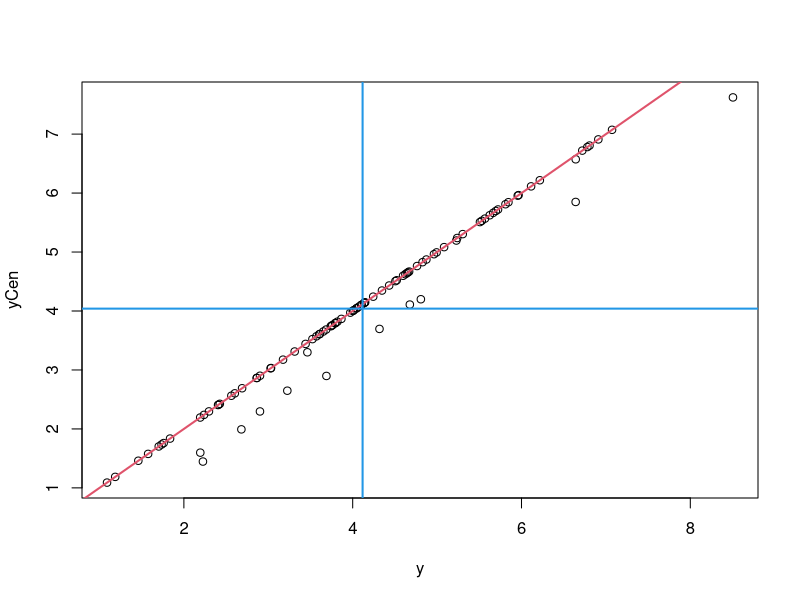

The R script that drew this image:
## ---- chunk 1
knitr::opts_chunk$set(echo = TRUE)
## ---- chunk 2
set.seed(195021)
n=100
mu=4
v=2
y=rnorm(n,mean=mu,sd=sqrt(v))
  
isCensored=runif(n)<.2
  
yCen=y
yCen[isCensored]=y[isCensored]+runif(min=-1,max=-.02,n=sum(isCensored)) 
head(cbind(isCensored,y,yCen),20)
## ---- chunk 3
plot(yCen~y);abline(a=0,b=1,col=2,lwd=2)
abline(v=mean(y),col=4,lwd=2)
abline(h=mean(yCen),col=4,lwd=2)
  
mean(yCen)
var(yCen)
## ---- chunk 4
M <- rep(NA, 1000)
V <- rep(NA, 1000)
yComplete <- yCen
M[1] <- mean(yCen)
V[1] <- var(yCen)

for(i in 1:10000){
  #M Step
  M[i] <- mean(yComplete)
  V[i] <- var(yComplete)
  
  #E Step
  yComplete[isCensored] <-  M[i] + sqrt(V[i])*dnorm((yCen[isCensored] - M[i])/V[i])/pnorm((yCen[isCensored] - M[i])/V[i], lower.tail = FALSE)

}
## ---- chunk 5
head(cbind(isCensored,y,yCen, yComplete),20)

M[10000]
V[10000]
